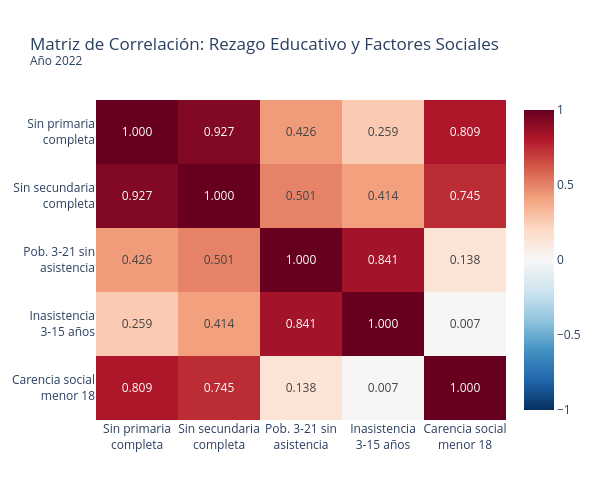

Notebook cell for this chart:
### Markdown cell above
## 📊 Matriz de Correlación Contextual

### Code cell
# Crear matriz de correlación con variables relacionadas
vars_corr = [
    'porc_pob_16mas_sin_prim',
    'porc_pob_16mas_sin_secu',
    'porc_pob_3_21_no_asist_sin_oblig',
    'porc_tasa_inasistencia_3_15',
    'porc_carencia_menor18'
]

# Calcular matriz de correlación
corr_matrix = df_analisis[vars_corr].corr()

# Crear heatmap
labels = [
    'Sin primaria<br>completa',
    'Sin secundaria<br>completa',
    'Pob. 3-21 sin<br>asistencia',
    'Inasistencia<br>3-15 años',
    'Carencia social<br>menor 18'
]

fig = px.imshow(
    corr_matrix,
    text_auto='.3f',
    aspect='auto',
    color_continuous_scale='RdBu_r',
    zmin=-1,
    zmax=1,
    x=labels,
    y=labels,
    title=f'Matriz de Correlación: Rezago Educativo y Factores Sociales<br><sup>Año {ANIO}</sup>'
)

fig.update_layout(
    height=500,
    width=600,
    xaxis=dict(tickangle=0),
    yaxis=dict(tickangle=0)
)

fig.show()

### Figure 1 — Plotly figure (JSON) as saved in the notebook; plotly's stock layout.template omitted (floating-point values rounded to 4 significant figures)
{"data": [{"coloraxis": "coloraxis", "hovertemplate": "x: %{x}<br>y: %{y}<br>color: %{z}<extra></extra>", "name": "0", "texttemplate": "%{z:.3f}", "type": "heatmap", "x": ["Sin primaria<br>completa", "Sin secundaria<br>completa", "Pob. 3-21 sin<br>asistencia", "Inasistencia<br>3-15 años", "Carencia social<br>menor 18"], "xaxis": "x", "y": ["Sin primaria<br>completa", "Sin secundaria<br>completa", "Pob. 3-21 sin<br>asistencia", "Inasistencia<br>3-15 años", "Carencia social<br>menor 18"], "yaxis": "y", "z": [[1.0, 0.9272, 0.4256, 0.2595, 0.8094], [0.9272, 1.0, 0.5008, 0.4143, 0.7451], [0.4256, 0.5008, 1.0, 0.8412, 0.1376], [0.2595, 0.4143, 0.8412, 1.0, 0.006551], [0.8094, 0.7451, 0.1376, 0.006551, 1.0]]}], "layout": {"coloraxis": {"cmax": 1, "cmin": -1, "colorscale": [[0, "rgb(5,48,97)"], [0.1, "rgb(33,102,172)"], [0.2, "rgb(67,147,195)"], [0.3, "rgb(146,197,222)"], [0.4, "rgb(209,229,240)"], [0.5, "rgb(247,247,247)"], [0.6, "rgb(253,219,199)"], [0.7, "rgb(244,165,130)"], [0.8, "rgb(214,96,77)"], [0.9, "rgb(178,24,43)"], [1, "rgb(103,0,31)"]]}, "height": 500, "title": {"text": "Matriz de Correlación: Rezago Educativo y Factores Sociales<br><sup>Año 2022</sup>"}, "width": 600, "xaxis": {"anchor": "y", "domain": [0, 1], "tickangle": 0}, "yaxis": {"anchor": "x", "autorange": "reversed", "domain": [0, 1], "tickangle": 0}}}
